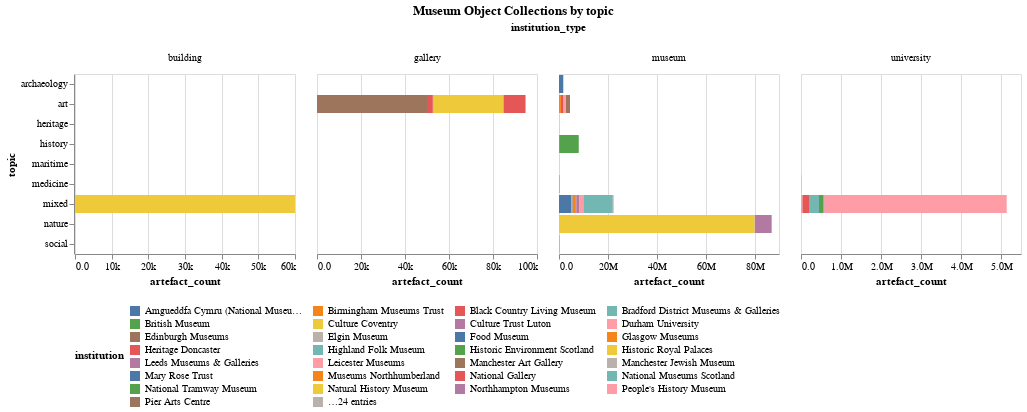

The code cell stored with this chart in its notebook:
### Code cell
title = alt.TitleParams('Museum Object Collections by topic', anchor='middle')
alt.Chart(museum_artefacts_df,title=title).mark_bar().encode(
        alt.Color('institution:N').legend(orient="bottom", columns=4, titleOrient="left"),
    x='artefact_count:Q',
    tooltip=['institution', 'artefact_count'],
    y='topic:N',
    column='institution_type'
).properties(width=220).resolve_scale(x='independent').configure(numberFormat='.2s')

### Figure 1 — Vega-Lite specification as saved in the notebook (floating-point values rounded to 4 significant figures)
{"config": {"view": {"continuousWidth": 300, "continuousHeight": 300}, "numberFormat": ".2s"}, "data": {"name": "data-ec2a6fa974b0f5ef9f431dcf19b9851c"}, "mark": {"type": "bar"}, "encoding": {"color": {"field": "institution", "legend": {"orient": "bottom", "columns": 4, "titleOrient": "left"}, "type": "nominal"}, "column": {"field": "institution_type", "type": "nominal"}, "tooltip": [{"field": "institution", "type": "nominal"}, {"field": "artefact_count", "type": "quantitative"}], "x": {"field": "artefact_count", "type": "quantitative"}, "y": {"field": "topic", "type": "nominal"}}, "resolve": {"scale": {"x": "independent"}}, "title": {"text": "Museum Object Collections by topic", "anchor": "middle"}, "width": 220, "$schema": "https://vega.github.io/schema/vega-lite/v5.17.0.json", "datasets": {"data-ec2a6fa974b0f5ef9f431dcf19b9851c": [{"institution": "University of Cambridge", "sector": "museum", "institution_type": "university", "topic": "mixed", "type": "object", "level": "item", "precision": "estimate", "artefact_count": 7000}, {"institution": "Durham University", "sector": "museum", "institution_type": "university", "topic": "mixed", "type": "object", "level": "item", "precision": "estimate", "artefact_count": 36000}, {"institution": "University College London", "sector": "museum", "institution_type": "university", "topic": "mixed", "type": "object", "level": "item", "precision": "estimate", "artefact_count": 164000}, {"institution": "University of Manchester", "sector": "museum", "institution_type": "university", "topic": "mixed", "type": "object", "level": "item", "precision": "estimate", "artefact_count": 4560000}, {"institution": "University of Birmingham", "sector": "museum", "institution_type": "university", "topic": "mixed", "type": "object", "level": "item", "precision": "estimate", "artefact_count": 250000}, {"institution": "University of Bristol", "sector": "museum", "institution_type": "university", "topic": "mixed", "type": "object", "level": "item", "precision": "estimate", "artefact_count": 100000}, {"institution": "University of Leicester", "sector": "museum", "institution_type": "university", "topic": "mixed", "type": "object", "level": "item", "precision": "estimate", "artefact_count": 25000}, {"institution": "Royal College of Surgeons", "sector": "museum", "institution_type": "university", "topic": "medicine", "type": "object", "level": "item", "precision": "estimate", "artefact_count": 3500}, {"institution": "Amgueddfa Cymru (National Museum Wales)", "sector": "museum", "institution_type": "museum", "topic": "mixed", "type": "object", "level": "item", "precision": "estimate", "artefact_count": 5054426}, {"institution": "Historic Royal Palaces", "sector": "museum", "institution_type": "building", "topic": "mixed", "type": "object", "level": "item", "precision": "estimate", "artefact_count": 60000}, {"institution": "National Museums Scotland", "sector": "museum", "institution_type": "museum", "topic": "mixed", "type": "object", "level": "item", "precision": "estimate", "artefact_count": 12000000}, {"institution": "National Tramway Museum", "sector": "museum", "institution_type": "museum", "topic": "mixed", "type": "object", "level": "item", "precision": "estimate", "artefact_count": 46690}, {"institution": "Historic Environment Scotland", "sector": "museum", "institution_type": "museum", "topic": "heritage", "type": "object", "level": "item", "precision": "estimate", "artefact_count": 41000}, {"institution": "People's History Museum", "sector": "museum", "institution_type": "museum", "topic": "social", "type": "object", "level": "item", "precision": "estimate", "artefact_count": 5680}, {"institution": "Portable Antiquities Scheme", "sector": "museum", "institution_type": "museum", "topic": "archaeology", "type": "object", "level": "item", "precision": "estimate", "artefact_count": 1751232}, {"institution": "Royal Botanic Gardens Kew", "sector": "museum", "institution_type": "museum", "topic": "nature", "type": "object", "level": "item", "precision": "estimate", "artefact_count": 7000000}, {"institution": "Royal Collection", "sector": "museum", "institution_type": "museum", "topic": "art", "type": "object", "level": "item", "precision": "estimate", "artefact_count": 1000000}, {"institution": "Royal Academy of Arts", "sector": "museum", "institution_type": "gallery", "topic": "art", "type": "object", "level": "item", "precision": "estimate", "artefact_count": 31985}, {"institution": "William Morris Gallery", "sector": "museum", "institution_type": "gallery", "topic": "art", "type": "object", "level": "item", "precision": "estimate", "artefact_count": 10000}, {"institution": "Manchester Jewish Museum", "sector": "museum", "institution_type": "museum", "topic": "social", "type": "object", "level": "item", "precision": "estimate", "artefact_count": 31000}, {"institution": "Mary Rose Trust", "sector": "museum", "institution_type": "museum", "topic": "maritime", "type": "object", "level": "item", "precision": "estimate", "artefact_count": 19000}, {"institution": "Food Museum", "sector": "museum", "institution_type": "museum", "topic": "social", "type": "object", "level": "item", "precision": "estimate", "artefact_count": 40000}, {"institution": "Pier Arts Centre", "sector": "museum", "institution_type": "gallery", "topic": "art", "type": "object", "level": "item", "precision": "estimate", "artefact_count": 180}, {"institution": "Postal Museum", "sector": "museum", "institution_type": "museum", "topic": "social", "type": "object", "level": "item", "precision": "estimate", "artefact_count": 60000}, {"institution": "Royal Scottish Academy of Art & Architecture", "sector": "museum", "institution_type": "museum", "topic": "art", "type": "object", "level": "item", "precision": "estimate", "artefact_count": 9000}, {"institution": "Wellcome Collection", "sector": "museum", "institution_type": "museum", "topic": "medicine", "type": "object", "level": "item", "precision": "estimate", "artefact_count": 250000}, {"institution": "Birmingham Museums Trust", "sector": "museum", "institution_type": "museum", "topic": "art", "type": "object", "level": "item", "precision": "estimate", "artefact_count": 800000}, {"institution": "Black Country Living Museum", "sector": "museum", "institution_type": "museum", "topic": "history", "type": "object", "level": "item", "precision": "estimate", "artefact_count": 80000}, {"institution": "Bradford District Museums & Galleries", "sector": "museum", "institution_type": "museum", "topic": "mixed", "type": "object", "level": "item", "precision": "estimate", "artefact_count": 387837}, {"institution": "Culture Coventry", "sector": "museum", "institution_type": "museum", "topic": "mixed", "type": "object", "level": "item", "precision": "estimate", "artefact_count": 670}, {"institution": "Culture Trust Luton", "sector": "museum", "institution_type": "museum", "topic": "mixed", "type": "object", "level": "item", "precision": "estimate", "artefact_count": 5051}, {"institution": "Elgin Museum", "sector": "museum", "institution_type": "museum", "topic": "mixed", "type": "object", "level": "item", "precision": "estimate", "artefact_count": 36000}, {"institution": "Glasgow Museums", "sector": "museum", "institution_type": "museum", "topic": "mixed", "type": "object", "level": "item", "precision": "estimate", "artefact_count": 1000000}, {"institution": "Heritage Doncaster", "sector": "museum", "institution_type": "museum", "topic": "mixed", "type": "object", "level": "item", "precision": "estimate", "artefact_count": 405000}, {"institution": "Highland Folk Museum", "sector": "museum", "institution_type": "museum", "topic": "social", "type": "object", "level": "item", "precision": "estimate", "artefact_count": 10000}, {"institution": "Leeds Museums & Galleries", "sector": "museum", "institution_type": "museum", "topic": "mixed", "type": "object", "level": "item", "precision": "estimate", "artefact_count": 1300000}, {"institution": "Leicester Museums", "sector": "museum", "institution_type": "museum", "topic": "mixed", "type": "object", "level": "item", "precision": "estimate", "artefact_count": 1500000}, {"institution": "Manchester Art Gallery", "sector": "museum", "institution_type": "gallery", "topic": "art", "type": "object", "level": "item", "precision": "estimate", "artefact_count": 50000}, {"institution": "Edinburgh Museums", "sector": "museum", "institution_type": "museum", "topic": "mixed", "type": "object", "level": "item", "precision": "estimate", "artefact_count": 220000}, {"institution": "Museums Northhumberland", "sector": "museum", "institution_type": "museum", "topic": "mixed", "type": "object", "level": "item", "precision": "estimate", "artefact_count": 25000}, {"institution": "Northhampton Museums", "sector": "museum", "institution_type": "museum", "topic": "mixed", "type": "object", "level": "item", "precision": "estimate", "artefact_count": 44024}, {"institution": "Poole Museums", "sector": "museum", "institution_type": "museum", "topic": "mixed", "type": "object", "level": "item", "precision": "estimate", "artefact_count": 50000}, {"institution": "Potteries Museum and Art Gallery", "sector": "museum", "institution_type": "museum", "topic": "art", "type": "object", "level": "item", "precision": "estimate", "artefact_count": 1000000}, {"institution": "Preston Park Museum & Grounds", "sector": "museum", "institution_type": "museum", "topic": "social", "type": "object", "level": "item", "precision": "estimate", "artefact_count": 100000}, {"institution": "Ripon Museums", "sector": "museum", "institution_type": "museum", "topic": "social", "type": "object", "level": "item", "precision": "estimate", "artefact_count": 9000}, {"institution": "Salisbury Museum", "sector": "museum", "institution_type": "museum", "topic": "mixed", "type": "object", "level": "item", "precision": "estimate", "artefact_count": 100000}, {"institution": "Wakefield Museums and Castles Collections", "sector": "museum", "institution_type": "museum", "topic": "mixed", "type": "object", "level": "item", "precision": "estimate", "artefact_count": 111000}, {"institution": "Weald and Downland Living Museum", "sector": "museum", "institution_type": "museum", "topic": "mixed", "type": "object", "level": "item", "precision": "estimate", "artefact_count": 15000}, {"institution": "Victoria & Albert Museum", "sector": "museum", "institution_type": "museum", "topic": "art", "type": "object", "level": "item", "precision": "estimate", "artefact_count": 1691513}, {"institution": "National Gallery", "sector": "museum", "institution_type": "gallery", "topic": "art", "type": "object", "level": "item", "precision": "exact", "artefact_count": 2626}, {"institution": "Natural History Museum", "sector": "museum", "institution_type": "museum", "topic": "nature", "type": "object", "level": "item", "precision": "estimate", "artefact_count": 80000000}, {"institution": "The Wallace Collection", "sector": "museum", "institution_type": "museum", "topic": "art", "type": "object", "level": "item", "precision": "exact", "artefact_count": 5637}, {"institution": "British Museum", "sector": "museum", "institution_type": "museum", "topic": "history", "type": "object", "level": "item", "precision": "estimate", "artefact_count": 8000000}]}}
